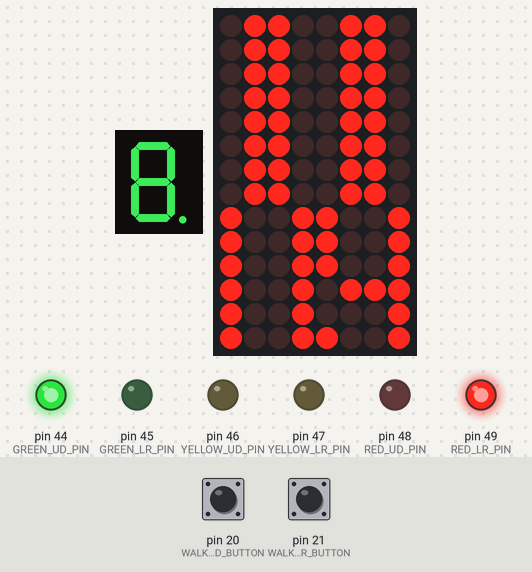
This sketch was run on a simulated Arduino Mega 2560, built with avr-gcc and run on an emulated ATmega2560. Shown: 1-digit seven-segment display, 8×14 LED matrix, output pins drawn as LEDs (lit = HIGH). Wiring (inferred from the names in the program): 1-digit 7-segment display, segments lit when HIGH: segments pin 10, pin 11, pin 12, pin 13, pin 14, pin 15, pin 16, pin 17; LED matrix (orientation assumed): rows pin 2, pin 3, pin 4, pin 5, pin 6, pin 7, pin 8, pin 22, pin 24, pin 26, pin 28, pin 30, pin 32, pin 34; columns pin 23, pin 25, pin 27, pin 29, pin 31, pin 33, pin 35, pin 37. Dashed ring = blinking. The test bench sets the inputs (shaded band); at power-on: pin 20 (WALKER_UD_BUTTON) HIGH, pin 21 (WALKER_LR_BUTTON) HIGH. The segment pins are drawn as the display they are named for; pins used as bus, display or sensor lines are not drawn.

Above: at 1.2 s.
1.3 s: pin 20 (WALKER_UD_BUTTON) pulled LOW for 0.15 s
At 2.1 s:
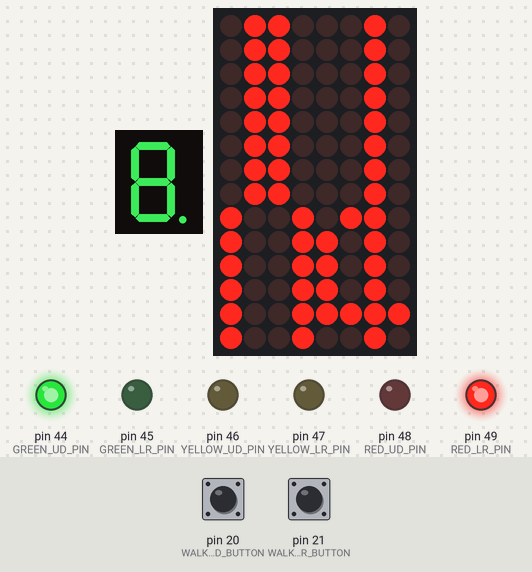
At 2.59 s:
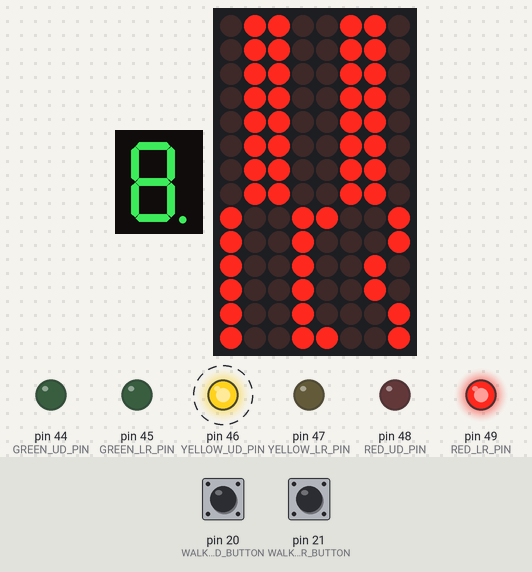
4.3 s: pin 21 (WALKER_LR_BUTTON) pulled LOW for 3.2 s
At 6.7 s:
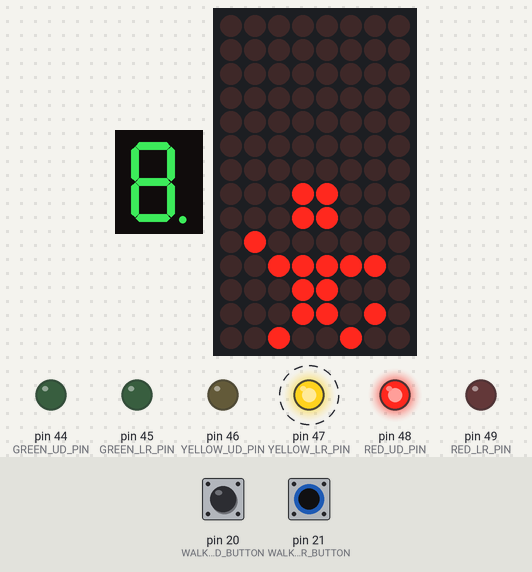
9.0 s: pin 20 (WALKER_UD_BUTTON) pulled LOW for 1 s
Timing chart, 0 to 25.0 s (numbered marks = the images above; inputs shaded):
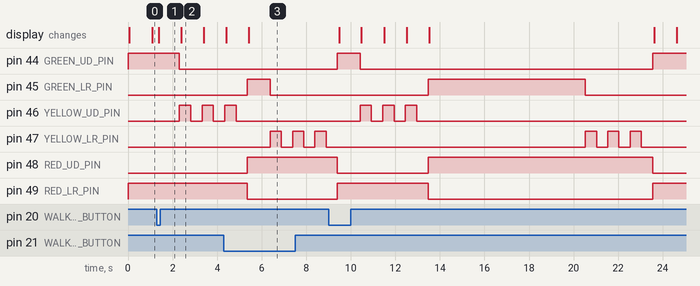

Measured:
- after the input at 1.3 s, pin 44 (GREEN_UD_PIN): HIGH → LOW after 1.0 s; pin 46 (YELLOW_UD_PIN): alternates HIGH for 0.51 s and LOW for 0.51 s, starting after 1.0 s; the display: changes after 0.08 s (image 1)
- after the input at 4.3 s, pin 47 (YELLOW_LR_PIN): alternates HIGH for 0.50 s and LOW for 0.50 s, starting after 2.1 s
- what the display in image 2 shows lasts 1.0 s, from 2.4 s to 3.4 s

The sketch:

Team3_DotMatrix.ino.ino
```cpp
//상하 출력 핀 세팅
#define RED_UD_PIN     48
#define YELLOW_UD_PIN  46
#define GREEN_UD_PIN   44
//좌우 출력 핀 세팅
#define RED_LR_PIN     49
#define YELLOW_LR_PIN  47
#define GREEN_LR_PIN   45
//입력 핀 세팅
#define WALKER_UD_BUTTON 20
#define WALKER_LR_BUTTON 21
//상단 신호 출력용 매트릭스 핀 번호 배열
int gUpperPinRow[] = { 2, 3, 4, 5, 6, 7, 8, 9 };
int gUpperPinCol[] = { 10, 11, 12, 13, 14, 15, 16, 17 };
//하단 신호 출력용 매트릭스 핀 번호 배열
int gLowerPinRow[] = { 22, 24, 26, 28, 30, 32, 34, 36 };
int gLowerPinCol[] = { 23, 25, 27, 29, 31, 33, 35, 37 };
//기타 기호상수
#define DRIVABLE_DURATION           7000u                                                   //주행 가능 시간, 녹색등 유지시간(20sec)
#define LED_YELLOW_BLINK_DURATION   3000u                                                   //경고등 점멸 시간(5sec)
#define BLINK_TIME                  LED_YELLOW_BLINK_DURATION / 1000                        //점멸 횟수(1초당 1회)
#define TRAFFIC_LIGHT_IDLE_TIME     1000u                                                   //입력 받았을 시 대기 시간(3sec)
#define ARRAY_LENGTH                8                                                       //배열 길이
#define CYCLE                       (DRIVABLE_DURATION + LED_YELLOW_BLINK_DURATION)/1000                       // (DRIVABLE_DURATION + LED_YELLOW_BLINK_DURATION) / 1000  //신호 바뀔 때까지의 걸리는 시간

//폴링시 필요한 변수
bool gbChange = false;
//DotMatrix 타이머 출력을 위한 변수
int gNumbers[10][8][4] =
{
  // ZERO
  {
    { 0, 1, 1, 0 },
    { 1, 0, 0, 1 },
    { 1, 0, 0, 1 },
    { 1, 0, 0, 1 },
    { 1, 0, 0, 1 },
    { 1, 0, 0, 1 },
    { 1, 0, 0, 1 },
    { 0, 1, 1, 0 }
  },
  // ONE
  {
    { 0, 0, 1, 0 },
    { 0, 1, 1, 0 },
    { 1, 0, 1, 0 },
    { 0, 0, 1, 0 },
    { 0, 0, 1, 0 },
    { 0, 0, 1, 0 },
    { 0, 0, 1, 0 },
    { 1, 1, 1, 1 }
  },
  // TWO
  {
    { 0, 1, 1, 0 },
    { 1, 0, 0, 1 },
    { 0, 0, 0, 1 },
    { 0, 0, 0, 1 },
    { 0, 0, 1, 0 },
    { 0, 1, 0, 0 },
    { 1, 0, 0, 0 },
    { 1, 1, 1, 1 }
  },
  // THREE
  {
    { 0, 1, 1, 0 },
    { 1, 0, 0, 1 },
    { 0, 0, 0, 1 },
    { 0, 0, 1, 0 },
    { 0, 0, 1, 0 },
    { 0, 0, 0, 1 },
    { 1, 0, 0, 1 },
    { 0, 1, 1, 0 }
  },
  // FOUR
  {
    { 0, 0, 1, 0 },
    { 0, 1, 1, 0 },
    { 1, 0, 1, 0 },
    { 1, 0, 1, 0 },
    { 1, 0, 1, 0 },
    { 1, 1, 1, 1 },
    { 0, 0, 1, 0 },
    { 0, 0, 1, 0 }
  },
  // FIVE
  {
    { 1, 1, 1, 1 },
    { 1, 0, 0, 0 },
    { 1, 0, 0, 0 },
    { 1, 0, 0, 0 },
    { 1, 1, 1, 1 },
    { 0, 0, 0, 1 },
    { 0, 0, 0, 1 },
    { 1, 1, 1, 1 }
  },
  // SIX
  {
    { 0, 1, 1, 0 },
    { 1, 0, 0, 1 },
    { 1, 0, 0, 0 },
    { 1, 1, 1, 0 },
    { 1, 0, 0, 1 },
    { 1, 0, 0, 1 },
    { 1, 0, 0, 1 },
    { 0, 1, 1, 0 }
  },
  // SEVEN
  {
    { 1, 1, 1, 1 },
    { 0, 0, 0, 1 },
    { 0, 0, 0, 1 },
    { 0, 0, 0, 1 },
    { 0, 0, 1, 0 },
    { 0, 1, 0, 0 },
    { 0, 1, 0, 0 },
    { 0, 1, 0, 0 }
  },
  // EIGHT
  {
    { 0, 1, 1, 0 },
    { 1, 0, 0, 1 },
    { 1, 0, 0, 1 },
    { 0, 1, 1, 0 },
    { 0, 1, 1, 0 },
    { 1, 0, 0, 1 },
    { 1, 0, 0, 1 },
    { 0, 1, 1, 0 }
  },
  // NINE
  {
    { 0, 1, 1, 0 },
    { 1, 0, 0, 1 },
    { 1, 0, 0, 1 },
    { 1, 0, 0, 1 },
    { 0, 1, 1, 1 },
    { 0, 0, 0, 1 },
    { 1, 0, 0, 1 },
    { 0, 1, 1, 0 }
  }
};
//DotMatrix 보행자 그림 출력을 위한 변수
int gWalkerSigns[2][8][8] =
{
  // RED : CANNOT CROSS
  {
    { 0, 0, 0, 1, 1, 0, 0, 0 },
    { 0, 0, 0, 1, 1, 0, 0, 0 },
    { 0, 0, 0, 0, 0, 0, 0, 0 },
    { 0, 0, 1, 1, 1, 1, 0, 0 },
    { 0, 1, 0, 1, 1, 0, 1, 0 },
    { 0, 0, 0, 1, 1, 0, 0, 0 },
    { 0, 0, 1, 0, 0, 1, 0, 0 },
    { 0, 0, 1, 0, 0, 1, 0, 0 }
  },
  // GREEN : CAN CROSS
  {
    { 0, 0, 0, 1, 1, 0, 0, 0 },
    { 0, 0, 0, 1, 1, 0, 0, 0 },
    { 0, 1, 0, 0, 0, 0, 0, 0 },
    { 0, 0, 1, 1, 1, 1, 1, 0 },
    { 0, 0, 0, 1, 1, 0, 0, 0 },
    { 0, 0, 0, 1, 1, 0, 1, 0 },
    { 0, 0, 1, 0, 0, 1, 0, 0 },
    { 0, 1, 0, 0, 0, 0, 0, 0 }
  }
};
//좌우를 위한 함수
//기능 : 좌우의 노란등을 한번 점멸합니다.
void BlinkLEDForLR();
//기능 : duration 동안 보행 신호를 출력하면서 폴링을 받습니다.
//인자 : duration은 ms단위입니다.
void PrintWalkSignWithPolling(int duration);
//기능 : 신호를 바꿉니다.
void AdjustTrafficLightForLR();
//위아래를 위한 함수
//기능 : 위아래의 노란등을 한번 점멸합니다.
//인자 : former는 출력할 수의 십의 자리, later는 출력할 수의 일의 자리입니다.
void BlinkLEDForUD(int former, int later);
//기능 : 신호를 바꿉니다.
void AdjustTrafficLightForUD();
//기능 : duration 동안 타이머를 출력하면서 폴링을 받습니다.
//인자 : duration은 ms단위이고, former는 출력할 수의 십의 자리, later는 출력할 수의 일의 자리입니다.
void PrintStopSignWithPolling(int duration, int former, int later);
//공통 함수
//기능 : 상단의 DotMatrix 신호를 지웁니다.
void ClearUpper();
//기능 : 하단의 DotMatrix 신호를 지웁니다.
void ClearLower();
//기능 : former, later순으로 DotMatrix에 숫자를 출력합니다.
//인자 : former는 출력할 수의 십의 자리, later는 출력할 수의 일의 자리입니다.
void DisplayNumber(int former[][4], int later[][4]);
//기능 : 상단 DotMatrix에 정지 신호를 출력합니다.
void DisplayStopSign();
//기능 : 하단 DotMatrix에 보행 신호를 출력합니다.
void DisplayWalkSign();
//기능 : duration 동안 타이머를 출력하면서 대기합니다.
//인자 : duration은 ms 단위, former는 출력할 수의 십의 자리, later는 출력할 수의 일의 자리입니다.
void PrintStopSign(int duration, int former, int later);
//기능 : duration동안 보행 신호를 출력합니다.
//인자 : duration은 ms단위입니다.
void PrintWalkSign(unsigned duration);
void setup()
{
  //상하 출력 핀 모드 설정
  pinMode(RED_UD_PIN, OUTPUT);
  pinMode(YELLOW_UD_PIN, OUTPUT);
  pinMode(GREEN_UD_PIN, OUTPUT);
  //좌우 출력 핀 모드 설정
  pinMode(RED_LR_PIN, OUTPUT);
  pinMode(YELLOW_LR_PIN, OUTPUT);
  pinMode(GREEN_LR_PIN, OUTPUT);
  //DotMatrix 핀 모드 설정 및 초기화
  for(int i = 0; i < ARRAY_LENGTH; ++i)
  {
    pinMode(gUpperPinRow[i], OUTPUT);
    pinMode(gUpperPinCol[i], OUTPUT);
    pinMode(gLowerPinRow[i], OUTPUT);
    pinMode(gLowerPinCol[i], OUTPUT);
    digitalWrite(gUpperPinRow[i], LOW);
    digitalWrite(gUpperPinCol[i], HIGH);
    digitalWrite(gLowerPinRow[i], LOW);
    digitalWrite(gLowerPinCol[i], HIGH);
  }
  //입력 핀 모드 설정
  pinMode(WALKER_UD_BUTTON, INPUT_PULLUP);
  pinMode(WALKER_LR_BUTTON, INPUT_PULLUP);
}
void loop()
{
  //상하 주행
  digitalWrite(RED_LR_PIN, HIGH);
  digitalWrite(GREEN_UD_PIN, HIGH);
  for (int t = CYCLE; t > 0; --t)
  {
     int former = t / 10;
     int later = t % 10;
     if (t > BLINK_TIME)
     {
        PrintStopSignWithPolling(1000, former, later);
        if (gbChange)
       {
          gbChange = false;
          break;
       }
     }
     else if (digitalRead(RED_UD_PIN) == LOW)
     {
       digitalWrite(GREEN_UD_PIN, LOW);
       BlinkLEDForUD(former, later);
     }
  }
  digitalWrite(RED_LR_PIN, LOW);
  //좌우 주행
  digitalWrite(RED_UD_PIN, HIGH);
  digitalWrite(GREEN_LR_PIN, HIGH);
  for (int t = CYCLE; t > 0; --t)
  {
     int former = t / 10;
     int later = t % 10;
     if (t > BLINK_TIME)
     {
        PrintWalkSignWithPolling(1000);
        if(gbChange)
       {
        gbChange = false;
        break;
       }
     }
     else if (digitalRead(RED_LR_PIN) == LOW)
     {
       digitalWrite(GREEN_LR_PIN, LOW);
       BlinkLEDForLR();
     }
  }
  digitalWrite(RED_UD_PIN, LOW);
}
void BlinkLEDForLR()
{
  static const int delayTime = LED_YELLOW_BLINK_DURATION / (BLINK_TIME + BLINK_TIME);

  digitalWrite(YELLOW_LR_PIN, HIGH);
  PrintWalkSign(delayTime);
  digitalWrite(YELLOW_LR_PIN, LOW);
  PrintWalkSign(delayTime);
}
void PrintWalkSignWithPolling(int duration)
{
  unsigned timeStart;
  unsigned timeEnd;
  timeStart = timeEnd = millis();
  while (timeEnd - timeStart <= duration)
  {
    DisplayWalkSign();
    //Polling
    if (digitalRead(WALKER_LR_BUTTON) == LOW && digitalRead(GREEN_LR_PIN) == HIGH)
    {
      AdjustTrafficLightForLR();
    }
    else if(digitalRead(WALKER_UD_BUTTON) == LOW && digitalRead(GREEN_LR_PIN) == HIGH)
    {
      duration = CYCLE * 1000;
    }
    timeEnd = millis();
  }
}
void AdjustTrafficLightForLR()
{
  for (int t = TRAFFIC_LIGHT_IDLE_TIME / 1000 + BLINK_TIME; t > 0; --t)
  {
    if (t > BLINK_TIME)
    {
      //1초간 보행 신호 출력
      PrintWalkSign(1000);
    }
    else
    {
      digitalWrite(GREEN_LR_PIN, LOW);
      BlinkLEDForLR();
    }
  }
  digitalWrite(RED_LR_PIN, HIGH);
//  PrintWalkSign(DRIVABLE_DURATION + LED_YELLOW_BLINK_DURATION);
  gbChange = true;
}
void BlinkLEDForUD(int former, int later)
{
  static const int delayTime = LED_YELLOW_BLINK_DURATION / (BLINK_TIME + BLINK_TIME);

  digitalWrite(YELLOW_UD_PIN, HIGH);
  PrintStopSign(delayTime, former, later);
  digitalWrite(YELLOW_UD_PIN, LOW);
  PrintStopSign(delayTime, former, later);
}
void AdjustTrafficLightForUD()
{
  for (int t = TRAFFIC_LIGHT_IDLE_TIME / 1000 + BLINK_TIME; t > 0; --t)
  {
    if (t > BLINK_TIME)
    {
      //1초간 타이머 출력
      PrintStopSign(1000, t / 10, t % 10);
    }
    else
    {
      digitalWrite(GREEN_UD_PIN, LOW);
      BlinkLEDForUD(t / 10, t % 10);
    }
  }
  digitalWrite(RED_UD_PIN, HIGH);
//  PrintWalkSign(DRIVABLE_DURATION + LED_YELLOW_BLINK_DURATION);
  gbChange = true;
}
void PrintStopSignWithPolling(int duration, int former, int later)
{
  unsigned timeStart;
  unsigned timeEnd;
  timeStart = timeEnd = millis();
  while (timeEnd - timeStart <= duration)
  {
    DisplayStopSign();
    DisplayNumber(gNumbers[former], gNumbers[later]);
    //Polling
    if (digitalRead(WALKER_UD_BUTTON) == LOW && digitalRead(GREEN_UD_PIN) == HIGH)
    {
      AdjustTrafficLightForUD();
    }
    timeEnd = millis();
  }
}
void ClearUpper()
{
  for (int i = 0; i < ARRAY_LENGTH; ++i)
  {
    digitalWrite(gUpperPinRow[i], LOW);
    digitalWrite(gUpperPinCol[i], HIGH);
  }
}
void ClearLower()
{
  for (int i = 0; i < ARRAY_LENGTH; ++i)
  {
    digitalWrite(gLowerPinRow[i], LOW);
    digitalWrite(gLowerPinCol[i], HIGH);
  }
}
void DisplayNumber(int former[][4], int later[][4])
{
  for(int r = 0; r < 8; ++r)
  {
    ClearLower();
    digitalWrite(gLowerPinRow[r], HIGH);
    //십의 자리 출력
    for(int c = 0; c < 4; ++c)
    {
      if (former[r][c])
      {
        digitalWrite(gLowerPinCol[c], LOW);
      }
    }
    //일의 자리 출력
    for(int c = 0; c < 4; ++c)
    {
      if (later[r][c])
      {
        digitalWrite(gLowerPinCol[c + 4], LOW);
      }
    }
    //HACK : 이 함수가 없을 시, 출력 신호가 뚜렷하게 보이지 않음
    delay(1);
  }
}
void DisplayStopSign()
{
  for(int r = 0; r < 8; ++r)
  {
    ClearUpper();
    digitalWrite(gUpperPinRow[r], HIGH);
    for(int c = 0; c < 8; ++c)
    {
      if(gWalkerSigns[0][r][c])
      {
        digitalWrite(gUpperPinCol[c], LOW);
      }
    }
    //HACK : 출력 신호를 유지하기 위해 사용
    delay(1);
  }
}
void DisplayWalkSign()
{
  for(int r = 0; r < 8; ++r)
  {
    ClearUpper();
    ClearLower();
    digitalWrite(gLowerPinRow[r], HIGH);
    for(int c = 0; c < 8; ++c)
    {
      if(gWalkerSigns[1][r][c])
      {
        digitalWrite(gLowerPinCol[c], LOW);
      }
    }
    //HACK : 출력 신호를 유지하기 위해 사용
    delay(1);
  }
}
void PrintStopSign(int duration, int former, int later)
{
  unsigned timeStart;
  unsigned timeEnd;
  timeStart = timeEnd = millis();
  while (timeEnd - timeStart <= duration)
  {
    DisplayStopSign();
    DisplayNumber(gNumbers[former], gNumbers[later]);
    timeEnd = millis();
  }
}
void PrintWalkSign(unsigned duration)
{
  ClearUpper();
  unsigned timeStart;
  unsigned timeEnd;
  timeStart = timeEnd = millis();
  while (timeEnd - timeStart <= duration)
  {
    DisplayWalkSign();
    timeEnd = millis();
  }
}
```
